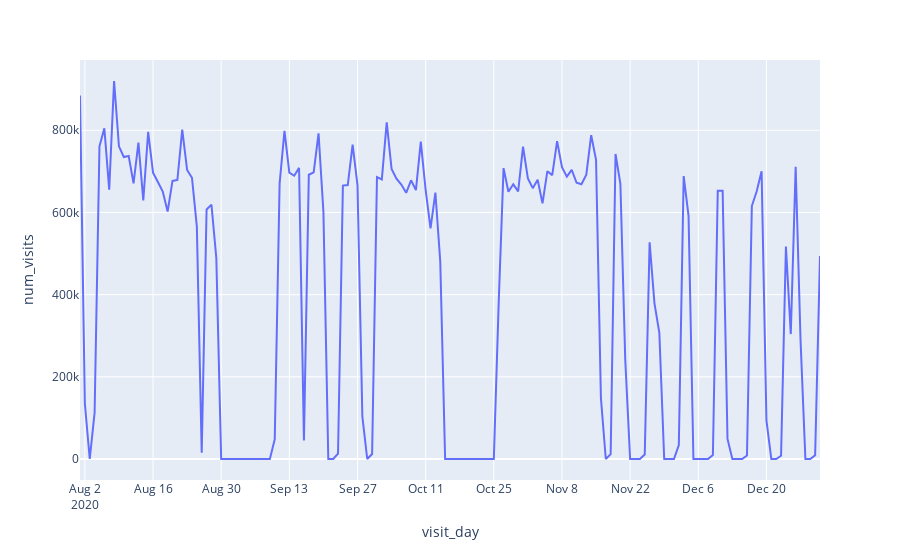

Here is the notebook cell this chart was saved with:
### Code cell
px.line(df, y="num_visits")

### Figure 1 — Plotly figure (JSON) as saved in the notebook; plotly's stock layout.template omitted (floating-point values rounded to 4 significant figures; data arrays with more than 128 entries replaced by an {"elided": "..."} marker saying what was removed)
{"data": [{"hovertemplate": "visit_day=%{x}<br>num_visits=%{y}<extra></extra>", "legendgroup": "", "line": {"color": "#636efa", "dash": "solid"}, "mode": "lines", "name": "", "orientation": "v", "showlegend": false, "type": "scatter", "x": {"elided": "153 str values"}, "xaxis": "x", "y": {"elided": "153 int values"}, "yaxis": "y"}], "layout": {"autosize": true, "legend": {"tracegroupgap": 0}, "margin": {"t": 60}, "xaxis": {"anchor": "y", "autorange": true, "domain": [0, 1], "range": ["2020-08-01", "2020-12-31"], "title": {"text": "visit_day"}, "type": "date"}, "yaxis": {"anchor": "x", "autorange": true, "domain": [0, 1], "range": [-51110.0, 971000.0], "title": {"text": "num_visits"}, "type": "linear"}}}
